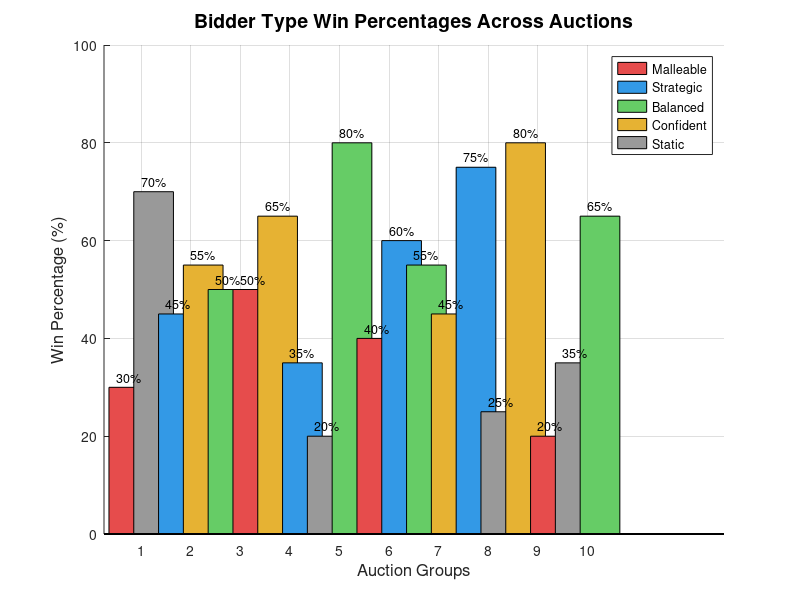

Write the MATLAB code that produced this figure.
% Simple bar graph for auction win percentages
clear; clc; close all;

%% ========== INPUT DATA ==========
% 10 auction groups, each with 2 bidder types
% Types: 1=Malleable, 2=Strategic, 3=Balanced, 4=Confident, 5=Static

% Format: [Type1_ID, Type1_%, Type2_ID, Type2_%]
auction1 = [1, 30, 5, 70];  % Malleable vs Static
auction2 = [2, 45, 4, 55];  % Strategic vs Confident  
auction3 = [3, 50, 1, 50];  % Balanced vs Malleable
auction4 = [4, 65, 2, 35];  % Confident vs Strategic
auction5 = [5, 20, 3, 80];  % Static vs Balanced
auction6 = [1, 40, 2, 60];  % Malleable vs Strategic
auction7 = [3, 55, 4, 45];  % Balanced vs Confident
auction8 = [2, 75, 5, 25];  % Strategic vs Static
auction9 = [4, 80, 1, 20];  % Confident vs Malleable
auction10 = [5, 35, 3, 65]; % Static vs Balanced

%% ========== SETUP ==========
% Combine all data
all_auctions = [auction1; auction2; auction3; auction4; auction5; 
                auction6; auction7; auction8; auction9; auction10];

% Colors for each type
type_colors = [
    0.9, 0.3, 0.3;  % 1=Malleable: Red
    0.2, 0.6, 0.9;  % 2=Strategic: Blue  
    0.4, 0.8, 0.4;  % 3=Balanced: Green
    0.9, 0.7, 0.2;  % 4=Confident: Yellow
    0.6, 0.6, 0.6   % 5=Static: Gray
];

type_names = {'Malleable', 'Strategic', 'Balanced', 'Confident', 'Static'};

%% ========== CREATE PLOT ==========
figure('Position', [100, 100, 1200, 600]);

% Create bar positions
x_positions = 1:20;
group_positions = reshape(x_positions, 2, 10)';

% Plot each bar
hold on;
for i = 1:10
    % First bar of group
    type1_id = all_auctions(i, 1);
    type1_pct = all_auctions(i, 2);
    bar(group_positions(i,1), type1_pct, 'FaceColor', type_colors(type1_id,:), 'BarWidth', 0.8);
    
    % Second bar of group  
    type2_id = all_auctions(i, 3);
    type2_pct = all_auctions(i, 4);
    bar(group_positions(i,2), type2_pct, 'FaceColor', type_colors(type2_id,:), 'BarWidth', 0.8);
end

%% ========== FORMATTING ==========
% Labels and limits
xlabel('Auction Groups', 'FontSize', 12);
ylabel('Win Percentage (%)', 'FontSize', 12);
title('Bidder Type Win Percentages Across Auctions', 'FontSize', 14);
ylim([0, 100]);

% X-axis ticks at group centers
group_centers = mean(group_positions, 2);
set(gca, 'XTick', group_centers);
set(gca, 'XTickLabel', 1:10);

% Add percentage labels on bars
for i = 1:10
    text(group_positions(i,1), all_auctions(i,2)+2, sprintf('%.0f%%', all_auctions(i,2)), ...
         'HorizontalAlignment', 'center', 'FontSize', 9);
    text(group_positions(i,2), all_auctions(i,4)+2, sprintf('%.0f%%', all_auctions(i,4)), ...
         'HorizontalAlignment', 'center', 'FontSize', 9);
end

% Legend
legend_handles = [];
for i = 1:5
    h = bar(NaN, NaN, 'FaceColor', type_colors(i,:));
    legend_handles(end+1) = h;
end
legend(legend_handles, type_names, 'Location', 'best');

grid on;
hold off;

disp('Bar graph created! Modify the auction data at the top to update.');
